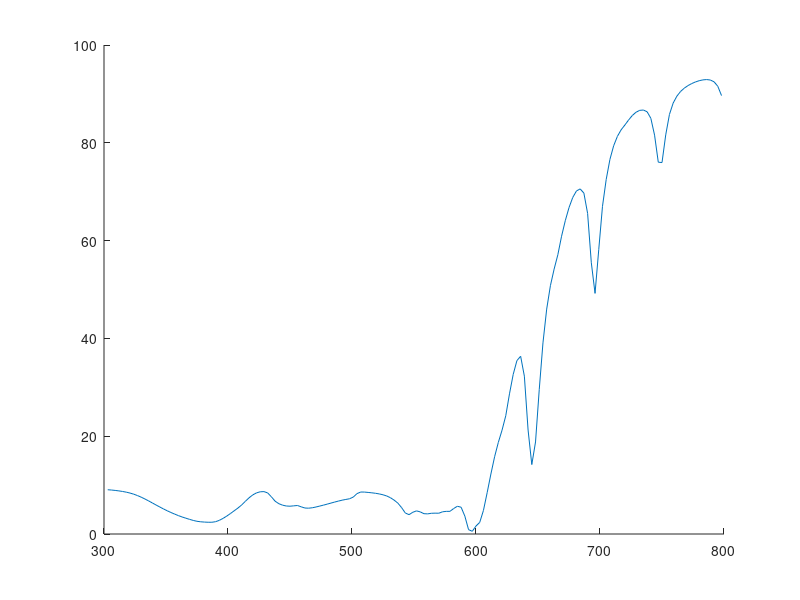

This figure's MATLAB source:
key1=4;
if key1==1
    
    fileIDtheory=fopen('theory_sheets_hf=320nm_ff50_NP_R=20_a=3R_h=1_d=9.3084.txt','r');
    formatSpecA = '%s %s %s %s %s %s %s';
    sizeA = [7 1];
    formatSpecB = '%f %f %f %f %f %f %f';
    sizeB = [7 Inf];
    theoryA=fscanf(fileIDtheory,formatSpecA,sizeA);
    theoryB=fscanf(fileIDtheory,formatSpecB,sizeB);
    % a=textscan(fileIDtheory,'%f','headerlines',1,'delimiter','');
    fclose(fileIDtheory);
    %
    % a=textscan('theory_sheets_hf=320nm_ff50_NP_R=20_a=3R_h=1_d=9.3084.txt','%f','headerlines',1,'delimiter','');
    % a
    % % a
    % clear variables
    fileIDsim=fopen('sim_sheets_hf=320nm_ff50_NP_R=20_a=3R_h=1.txt','r');
    simformatSpecA = '%s %s %s';
    simsizeA = [6 6];
    simformatSpecB = '%f %f %f';
    simsizeB = [3 Inf];
    simA=fscanf(fileIDsim,simformatSpecA,simsizeA);
    simB=fscanf(fileIDsim,simformatSpecB,simsizeB);
    
    fclose(fileIDsim);
    
    figure;
    plot(theoryB(1,:),theoryB(2,:));
    hold on
    plot(simB(1,:),simB(2,:))
    hold off
    axis([300 800 0 100])
elseif key1==2
    fileIDtheory=fopen('theory_sheets_hf=320nm_ff50_NP_R=20_a=2.5R_h=1_d=13.4041.txt','r');
    formatSpecA = '%s %s %s %s %s %s %s';
    sizeA = [7 1];
    formatSpecB = '%f %f %f %f %f %f %f';
    sizeB = [7 Inf];
    theoryA=fscanf(fileIDtheory,formatSpecA,sizeA);
    theoryB=fscanf(fileIDtheory,formatSpecB,sizeB);
 
    fclose(fileIDtheory);
    
    fileIDsim=fopen('sim_sheets_hf=320nm_ff50_NP_R=20_a=2.5R_h=1.txt','r');
    simformatSpecA = '%s %s %s';
    simsizeA = [6 6];
    simformatSpecB = '%f %f %f';
    simsizeB = [3 Inf];
    simA=fscanf(fileIDsim,simformatSpecA,simsizeA);
    simB=fscanf(fileIDsim,simformatSpecB,simsizeB);
   
    fclose(fileIDsim);
    
    figure;
    plot(theoryB(1,:),theoryB(2,:));
    hold on
    plot(simB(1,:),simB(2,:))
    hold off
    axis([300 800 0 100])
elseif key1==3
    fileIDtheory=fopen('theory_sheets_hf=320nm_ff50_NP_R=20_a=3.5R_h=1_d=6.8388.txt','r');
    formatSpecA = '%s %s %s %s %s %s %s';
    sizeA = [7 1];
    formatSpecB = '%f %f %f %f %f %f %f';
    sizeB = [7 Inf];
    theoryA=fscanf(fileIDtheory,formatSpecA,sizeA);
    theoryB=fscanf(fileIDtheory,formatSpecB,sizeB);
    % a=textscan(fileIDtheory,'%f','headerlines',1,'delimiter','');
    fclose(fileIDtheory);
    
    fileIDsim=fopen('sim_sheets_hf=320nm_ff50_NP_R=20_a=3.5R_h=1.txt','r');
    simformatSpecA = '%s %s %s';
    simsizeA = [6 6];
    simformatSpecB = '%f %f %f';
    simsizeB = [3 Inf];
    simA=fscanf(fileIDsim,simformatSpecA,simsizeA);
    simB=fscanf(fileIDsim,simformatSpecB,simsizeB);
    
    fclose(fileIDsim);
    
    figure;
    plot(theoryB(1,:),theoryB(2,:));
    hold on
    plot(simB(1,:),simB(2,:))
    hold off
    axis([300 800 0 100])
elseif key1==4
    fileIDtheory=fopen('theory_sheets_hf=200nm_ff50_NP_R=20_a=3R_h=1_d=1.txt','r');
    formatSpecA = '%s %s %s %s %s %s %s';
    sizeA = [7 1];
    formatSpecB = '%f %f %f %f %f %f %f';
    sizeB = [7 Inf];
    theoryA=fscanf(fileIDtheory,formatSpecA,sizeA);
    theoryB=fscanf(fileIDtheory,formatSpecB,sizeB);
    % a=textscan(fileIDtheory,'%f','headerlines',1,'delimiter','');
    fclose(fileIDtheory);
    
    fileIDsim=fopen('sim_sheets_hf=200nm_ff50_NP_R=20_a=3R_h=1_Ag_first.txt','r');
    simformatSpecA = '%s %s %s';
    simsizeA = [3 1];
    simformatSpecB = '%f %f %f';
    simsizeB = [3 Inf];
    simA=fscanf(fileIDsim,simformatSpecA,simsizeA);
    simB=fscanf(fileIDsim,simformatSpecB,simsizeB);
    
    fclose(fileIDsim);
    %simB(1,:)
%     simB(2,:)
    figure;
    %plot(theoryB(1,:),theoryB(2,:));
    hold on
    plot(simB(1,:),simB(2,:))
    hold off
    axis([300 800 0 100])
end
clear variables